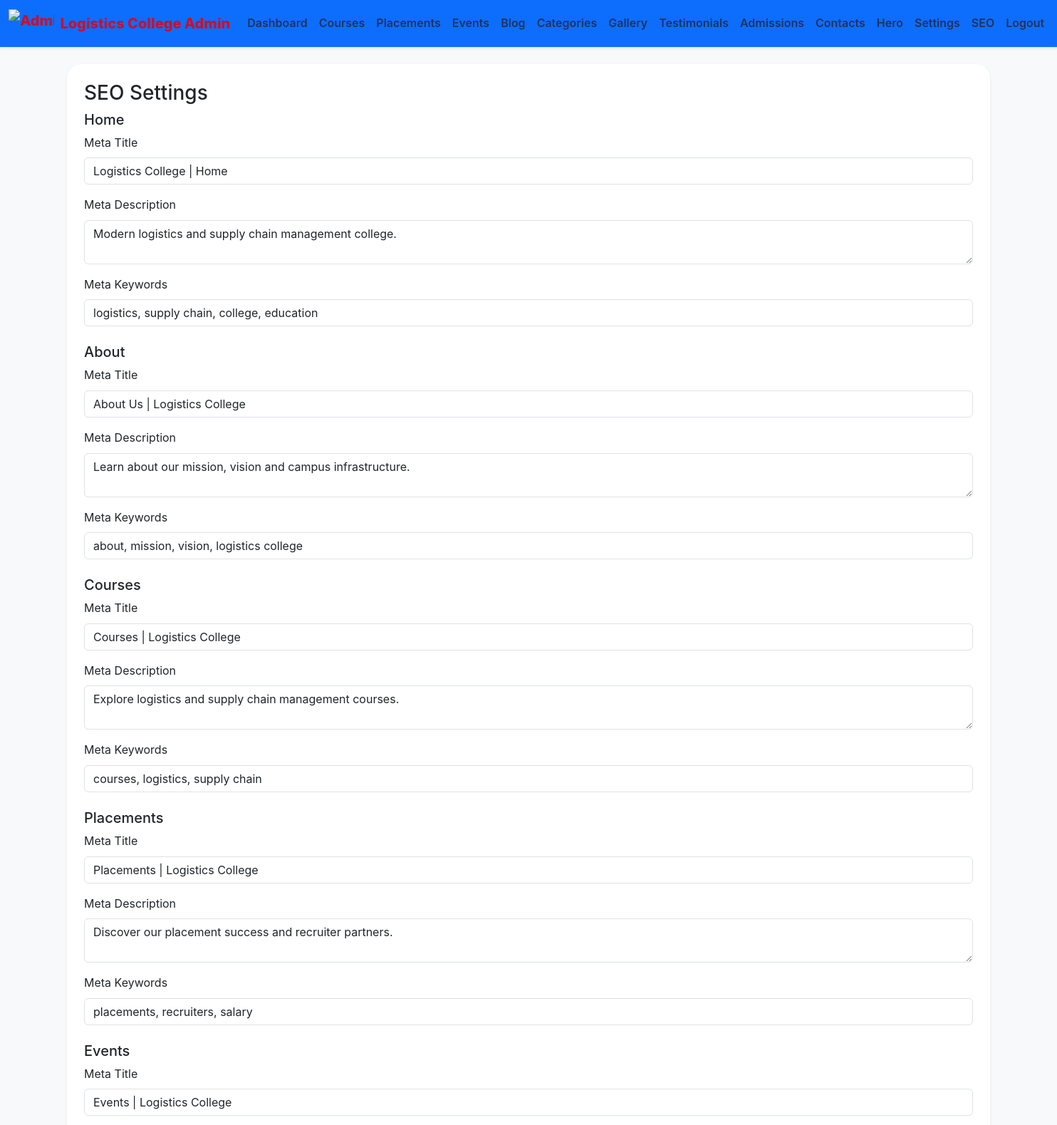
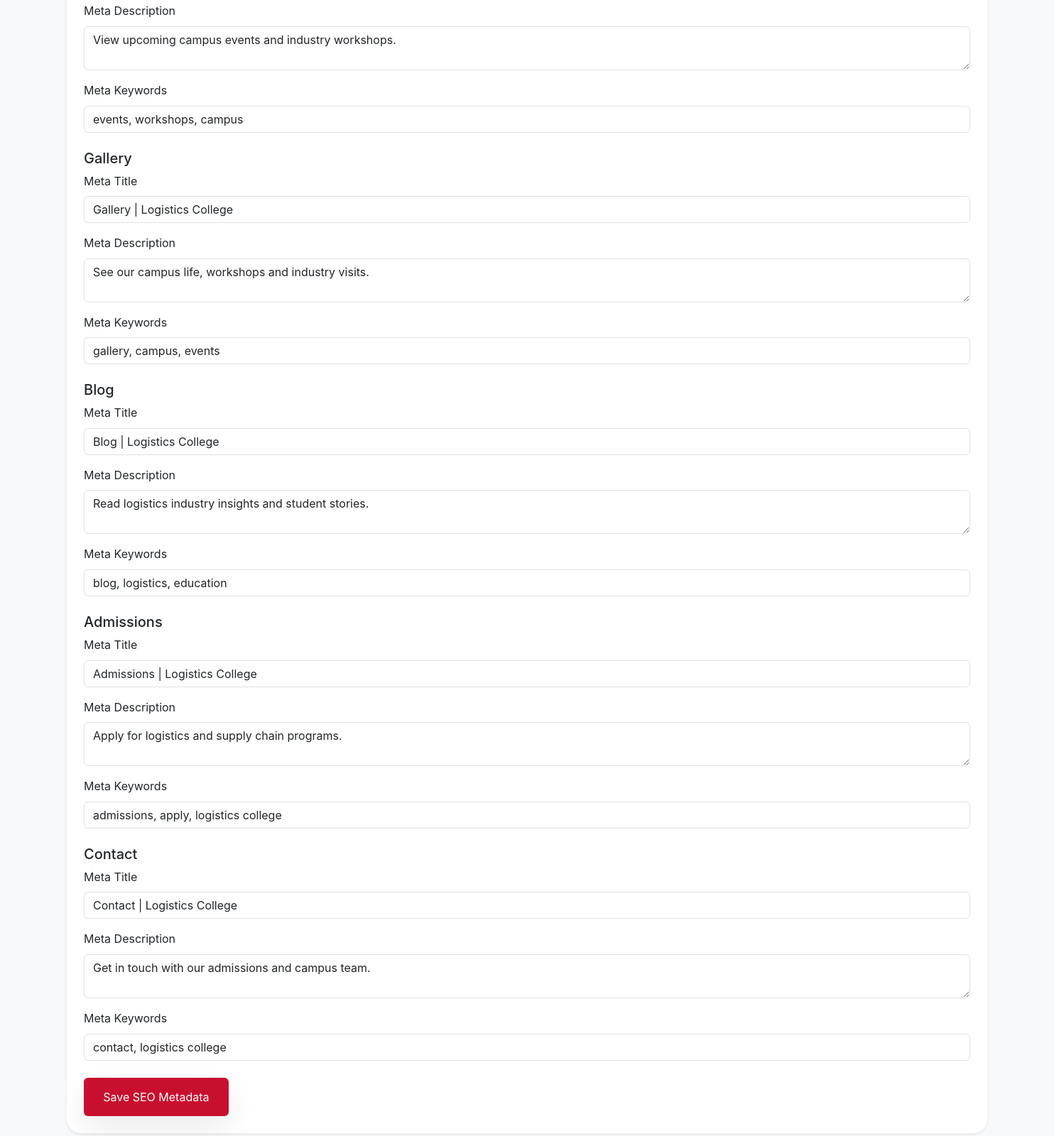
The page /admin/seo.php (signed in) on the database its author committed (2 pictures, top to bottom).
### tables this page shows
CREATE TABLE seo_settings (
  id INT UNSIGNED AUTO_INCREMENT PRIMARY KEY,
  page VARCHAR(100) NOT NULL UNIQUE,
  meta_title VARCHAR(255) DEFAULT NULL,
  meta_description VARCHAR(255) DEFAULT NULL,
  meta_keywords VARCHAR(255) DEFAULT NULL
);

### includes/functions.php (called while the page is built, shortened)
<?php
function e($value) {
    return htmlspecialchars($value, ENT_QUOTES, 'UTF-8');
}

### admin/seo.php (the view, shortened to what this page needs)
<?php
require_once __DIR__ . '/../config/config.php';
$pages = [
    'home' => 'Home',
    'about' => 'About',
    'courses' => 'Courses',
    'placements' => 'Placements',
    'events' => 'Events',
    'gallery' => 'Gallery',
    'blog' => 'Blog',
    'admissions' => 'Admissions',
    'contact' => 'Contact',
];
$seoValues = [];
$stmt = $pdo->query('SELECT * FROM seo_settings');
foreach ($stmt->fetchAll() as $row) {
    $seoValues[$row['page']] = $row;
}
require_once __DIR__ . '/../includes/admin_header.php';
?>
<div class="card shadow-sm border-0 p-4">
    <h3>SEO Settings</h3>
    <form method="POST">
        <?php foreach ($pages as $pageKey => $label): ?>
            <div class="mb-4">
                <h5><?= e($label) ?></h5>
                <div class="mb-3">
                    <label class="form-label">Meta Title</label>
                    <input type="text" name="<?= e($pageKey . '_title') ?>" class="form-control" value="<?= e($seoValues[$pageKey]['meta_title'] ?? '') ?>" />
                </div>
                <div class="mb-3">
                    <label class="form-label">Meta Description</label>
                    <textarea name="<?= e($pageKey . '_description') ?>" rows="2" class="form-control"><?= e($seoValues[$pageKey]['meta_description'] ?? '') ?></textarea>
                </div>
                <div class="mb-3">
                    <label class="form-label">Meta Keywords</label>
                    <input type="text" name="<?= e($pageKey . '_keywords') ?>" class="form-control" value="<?= e($seoValues[$pageKey]['meta_keywords'] ?? '') ?>" />
                </div>
            </div>
        <?php endforeach; ?>
        <button type="submit" class="btn btn-primary">Save SEO Metadata</button>
    </form>
</div>
<?php require_once __DIR__ . '/../includes/admin_footer.php';

### assets/css/style.css (style rules this page uses)
:root { --primary: #c8102e; --secondary: #ffcc00; --surface: #ffffff; --muted: #6b7280; --bg: #f4f7fb; --border: rgba(9, 31, 59, 0.08); }
* { box-sizing: border-box; }
body { font-family: 'Inter', sans-serif; background: var(--bg); color: #1f2937; line-height: 1.6; }
.btn-primary { background: var(--primary); border: none; padding: 0.95rem 1.7rem; box-shadow: 0 18px 40px rgba(0, 0, 0, 0.08); color: #fff; }
.card { border: 1px solid var(--border); border-radius: 1.25rem; }

### rows shown on the page
seo_settings: meta_title "Logistics College | Home", meta_description "Modern logistics and supply chain management college.", meta_keywords "logistics, supply chain, college, education"
seo_settings: meta_title "About Us | Logistics College", meta_description "Learn about our mission, vision and campus infrastructure.", meta_keywords "about, mission, vision, logistics college"
seo_settings: meta_title "Courses | Logistics College", meta_description "Explore logistics and supply chain management courses.", meta_keywords "courses, logistics, supply chain"
seo_settings: meta_title "Placements | Logistics College", meta_description "Discover our placement success and recruiter partners.", meta_keywords "placements, recruiters, salary"
seo_settings: meta_title "Events | Logistics College", meta_description "View upcoming campus events and industry workshops.", meta_keywords "events, workshops, campus"
seo_settings: meta_title "Gallery | Logistics College", meta_description "See our campus life, workshops and industry visits.", meta_keywords "gallery, campus, events"
seo_settings: meta_title "Blog | Logistics College", meta_description "Read logistics industry insights and student stories.", meta_keywords "blog, logistics, education"
seo_settings: meta_title "Admissions | Logistics College", meta_description "Apply for logistics and supply chain programs.", meta_keywords "admissions, apply, logistics college"
seo_settings: meta_title "Contact | Logistics College", meta_description "Get in touch with our admissions and campus team.", meta_keywords "contact, logistics college"

### other values the page prints
$label "Home"
$label "About"
$label "Courses"
$label "Placements"
$label "Events"
$label "Gallery"
$label "Blog"
$label "Admissions"
$label "Contact"
